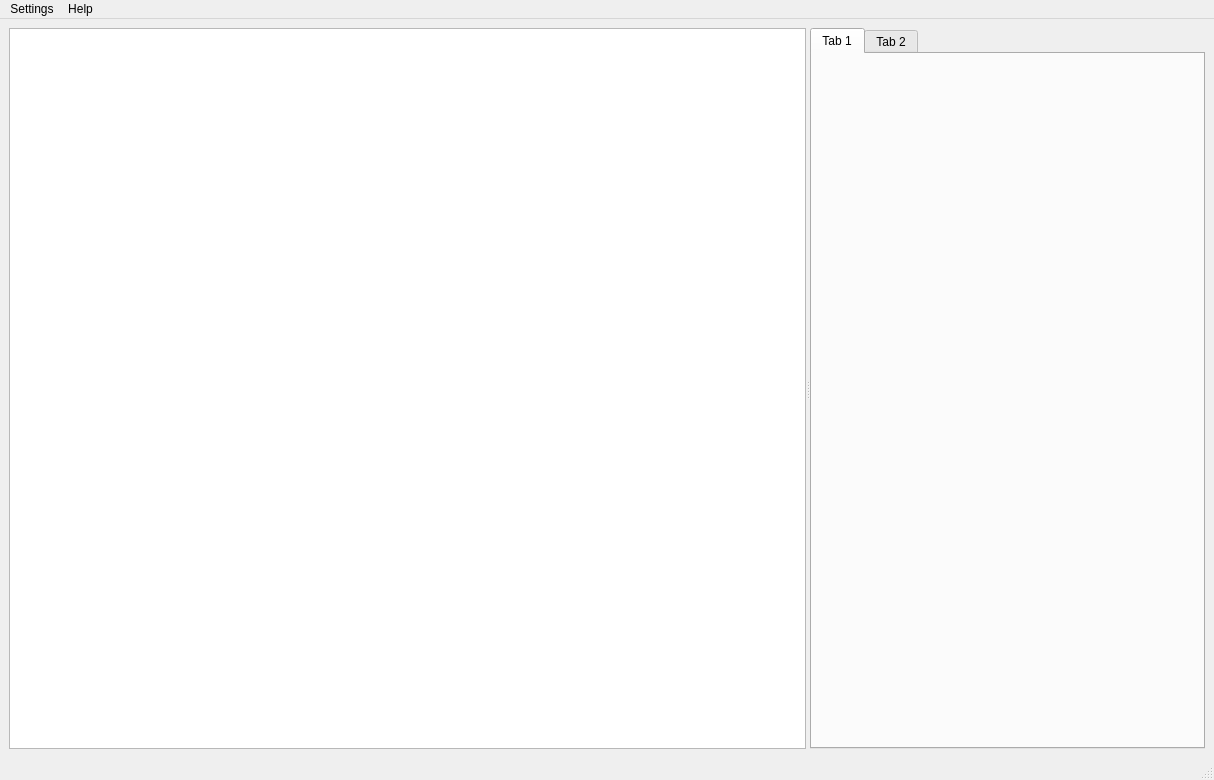
<?xml version="1.0" encoding="UTF-8"?>
<ui version="4.0">
 <class>main_window</class>
 <widget class="QMainWindow" name="main_window">
  <property name="geometry">
   <rect>
    <x>0</x>
    <y>0</y>
    <width>1214</width>
    <height>780</height>
   </rect>
  </property>
  <property name="windowTitle">
   <string>Cassandra Tool - Connected</string>
  </property>
  <widget class="QWidget" name="centralwidget">
   <layout class="QGridLayout" name="gridLayout">
    <item row="0" column="0">
     <widget class="QSplitter" name="splitter">
      <property name="sizePolicy">
       <sizepolicy hsizetype="Expanding" vsizetype="Expanding">
        <horstretch>0</horstretch>
        <verstretch>0</verstretch>
       </sizepolicy>
      </property>
      <property name="orientation">
       <enum>Qt::Horizontal</enum>
      </property>
      <widget class="QWidget" name="layoutWidget">
       <layout class="QVBoxLayout" name="treeview_vertical_layout" stretch="0">
        <property name="spacing">
         <number>6</number>
        </property>
        <property name="sizeConstraint">
         <enum>QLayout::SetDefaultConstraint</enum>
        </property>
        <item>
         <widget class="QTreeView" name="database_navigation_tree_view">
          <property name="sizePolicy">
           <sizepolicy hsizetype="Expanding" vsizetype="Expanding">
            <horstretch>0</horstretch>
            <verstretch>0</verstretch>
           </sizepolicy>
          </property>
          <property name="font">
           <font>
            <kerning>true</kerning>
           </font>
          </property>
          <property name="editTriggers">
           <set>QAbstractItemView::NoEditTriggers</set>
          </property>
          <property name="animated">
           <bool>false</bool>
          </property>
          <attribute name="headerVisible">
           <bool>true</bool>
          </attribute>
         </widget>
        </item>
       </layout>
      </widget>
      <widget class="QWidget" name="layoutWidget">
       <layout class="QVBoxLayout" name="table_vertical_layout">
        <item>
         <widget class="QTabWidget" name="tab_widget">
          <property name="currentIndex">
           <number>0</number>
          </property>
          <widget class="QWidget" name="tab">
           <attribute name="title">
            <string>Tab 1</string>
           </attribute>
          </widget>
          <widget class="QWidget" name="tab_2">
           <property name="acceptDrops">
            <bool>false</bool>
           </property>
           <attribute name="title">
            <string>Tab 2</string>
           </attribute>
          </widget>
         </widget>
        </item>
       </layout>
      </widget>
     </widget>
    </item>
   </layout>
  </widget>
  <widget class="QMenuBar" name="menubar">
   <property name="geometry">
    <rect>
     <x>0</x>
     <y>0</y>
     <width>1214</width>
     <height>22</height>
    </rect>
   </property>
   <widget class="QMenu" name="menu_settings">
    <property name="title">
     <string>Settings</string>
    </property>
   </widget>
   <widget class="QMenu" name="menu_help">
    <property name="title">
     <string>Help</string>
    </property>
   </widget>
   <addaction name="menu_settings"/>
   <addaction name="menu_help"/>
  </widget>
  <widget class="QStatusBar" name="statusbar"/>
  <action name="action_create_key_space">
   <property name="text">
    <string>Create Key space</string>
   </property>
  </action>
  <action name="action_delete_key_space">
   <property name="text">
    <string>Delete Key space</string>
   </property>
  </action>
  <action name="action_create_table">
   <property name="text">
    <string>Create Table</string>
   </property>
  </action>
  <action name="action_delete_table">
   <property name="text">
    <string>Delete Table</string>
   </property>
  </action>
  <action name="action_edit_key_space">
   <property name="text">
    <string>Edit Key space</string>
   </property>
  </action>
  <action name="action_create_table_2">
   <property name="text">
    <string>Create Table</string>
   </property>
  </action>
  <action name="action_delete_table_2">
   <property name="text">
    <string>Delete Table</string>
   </property>
  </action>
  <action name="action_edit_table">
   <property name="text">
    <string>Edit Table</string>
   </property>
  </action>
 </widget>
 <resources/>
 <connections/>
</ui>
